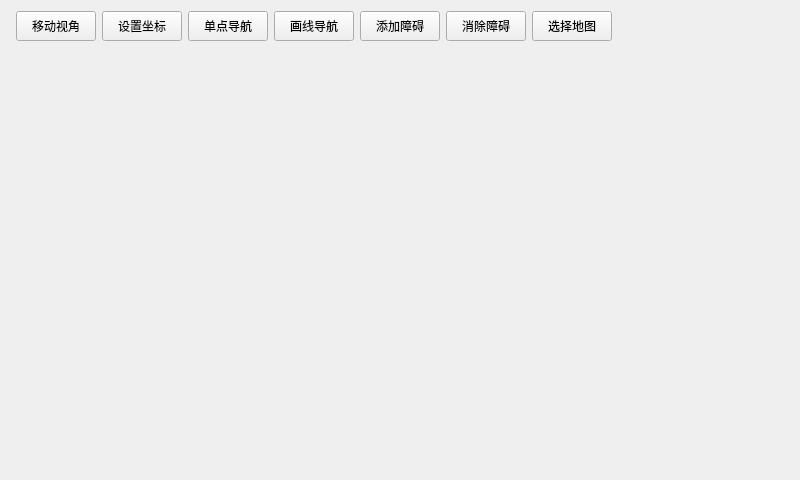
<?xml version="1.0" encoding="UTF-8"?>
<ui version="4.0">
 <class>MainWindow</class>
 <widget class="QWidget" name="MainWindow">
  <property name="geometry">
   <rect>
    <x>0</x>
    <y>0</y>
    <width>800</width>
    <height>480</height>
   </rect>
  </property>
  <property name="minimumSize">
   <size>
    <width>525</width>
    <height>315</height>
   </size>
  </property>
  <property name="windowTitle">
   <string>Form</string>
  </property>
  <widget class="QPushButton" name="set_mapSelect_btn">
   <property name="geometry">
    <rect>
     <x>532</x>
     <y>11</y>
     <width>80</width>
     <height>30</height>
    </rect>
   </property>
   <property name="sizePolicy">
    <sizepolicy hsizetype="Expanding" vsizetype="Fixed">
     <horstretch>0</horstretch>
     <verstretch>0</verstretch>
    </sizepolicy>
   </property>
   <property name="minimumSize">
    <size>
     <width>30</width>
     <height>30</height>
    </size>
   </property>
   <property name="text">
    <string>选择地图</string>
   </property>
  </widget>
  <widget class="QPushButton" name="set_pointGoal_btn">
   <property name="geometry">
    <rect>
     <x>188</x>
     <y>11</y>
     <width>80</width>
     <height>30</height>
    </rect>
   </property>
   <property name="sizePolicy">
    <sizepolicy hsizetype="Expanding" vsizetype="Fixed">
     <horstretch>0</horstretch>
     <verstretch>0</verstretch>
    </sizepolicy>
   </property>
   <property name="minimumSize">
    <size>
     <width>30</width>
     <height>30</height>
    </size>
   </property>
   <property name="text">
    <string>单点导航</string>
   </property>
  </widget>
  <widget class="QPushButton" name="set_obstacleDel_btn">
   <property name="geometry">
    <rect>
     <x>446</x>
     <y>11</y>
     <width>80</width>
     <height>30</height>
    </rect>
   </property>
   <property name="sizePolicy">
    <sizepolicy hsizetype="Expanding" vsizetype="Fixed">
     <horstretch>0</horstretch>
     <verstretch>0</verstretch>
    </sizepolicy>
   </property>
   <property name="minimumSize">
    <size>
     <width>30</width>
     <height>30</height>
    </size>
   </property>
   <property name="text">
    <string>消除障碍</string>
   </property>
  </widget>
  <widget class="QPushButton" name="set_pos_btn">
   <property name="geometry">
    <rect>
     <x>102</x>
     <y>11</y>
     <width>80</width>
     <height>30</height>
    </rect>
   </property>
   <property name="sizePolicy">
    <sizepolicy hsizetype="Expanding" vsizetype="Fixed">
     <horstretch>0</horstretch>
     <verstretch>0</verstretch>
    </sizepolicy>
   </property>
   <property name="minimumSize">
    <size>
     <width>30</width>
     <height>30</height>
    </size>
   </property>
   <property name="text">
    <string>设置坐标</string>
   </property>
  </widget>
  <widget class="QPushButton" name="set_interact_btn">
   <property name="geometry">
    <rect>
     <x>16</x>
     <y>11</y>
     <width>80</width>
     <height>30</height>
    </rect>
   </property>
   <property name="sizePolicy">
    <sizepolicy hsizetype="Expanding" vsizetype="Fixed">
     <horstretch>0</horstretch>
     <verstretch>0</verstretch>
    </sizepolicy>
   </property>
   <property name="minimumSize">
    <size>
     <width>30</width>
     <height>30</height>
    </size>
   </property>
   <property name="text">
    <string>移动视角</string>
   </property>
  </widget>
  <widget class="QPushButton" name="set_routeGoal_btn">
   <property name="geometry">
    <rect>
     <x>274</x>
     <y>11</y>
     <width>80</width>
     <height>30</height>
    </rect>
   </property>
   <property name="sizePolicy">
    <sizepolicy hsizetype="Expanding" vsizetype="Fixed">
     <horstretch>0</horstretch>
     <verstretch>0</verstretch>
    </sizepolicy>
   </property>
   <property name="minimumSize">
    <size>
     <width>30</width>
     <height>30</height>
    </size>
   </property>
   <property name="text">
    <string>画线导航</string>
   </property>
  </widget>
  <widget class="QPushButton" name="set_obstacleAdd_btn">
   <property name="geometry">
    <rect>
     <x>360</x>
     <y>11</y>
     <width>80</width>
     <height>30</height>
    </rect>
   </property>
   <property name="sizePolicy">
    <sizepolicy hsizetype="Expanding" vsizetype="Fixed">
     <horstretch>0</horstretch>
     <verstretch>0</verstretch>
    </sizepolicy>
   </property>
   <property name="minimumSize">
    <size>
     <width>30</width>
     <height>30</height>
    </size>
   </property>
   <property name="text">
    <string>添加障碍</string>
   </property>
  </widget>
 </widget>
 <resources/>
 <connections/>
</ui>
